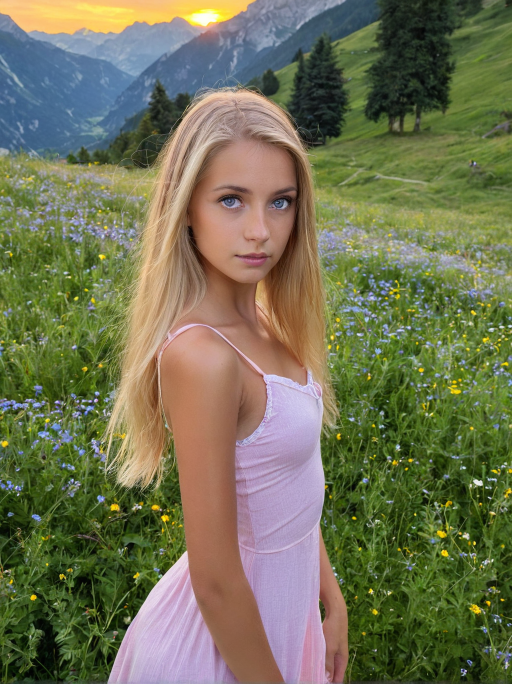
#> input picture image.png, 1024 x 1368 px (shown at 1/2 size)
$ python -i preptest.py   (imports and definitions only)
#> lines starting #> are read from the running program, lines starting #| are printed output that depends on the picture
import cv2
import numpy as np
import random
from noise import pnoise2
from PIL import Image, ImageFilter

# [1 line not run here, left out]
extend_sides=[0, 384, 0, 384]

def generate_displacement_map(shape, scale=100, octaves=4, seed=None, strength=10):
    height, width = shape
    if seed is None:
        seed = random.randint(0, 1_000_000)
    rng = random.Random(seed)
    offset_x = rng.uniform(-1000, 1000)
    offset_y = rng.uniform(-1000, 1000)

    # Create coordinate grids
    y_indices, x_indices = np.meshgrid(np.arange(height), np.arange(width), indexing='ij')
    nx = (x_indices + offset_x) / scale
    ny = (y_indices + offset_y) / scale

    # pnoise2 does not support vectorized input, so we wrap it with np.vectorize.
    v_noise = np.vectorize(lambda a, b: pnoise2(a, b, octaves=octaves))
    angles = v_noise(nx, ny) * 2 * np.pi

    dx = np.cos(angles) * strength
    dy = np.sin(angles) * strength
    return dx.astype(np.float32), dy.astype(np.float32)

# [57 lines left out: functions apply_displacement, fbm, pattern, generate_pattern_noise, not called in this run]

def stir_outpaint_colors(input_path, output_path, extend_sides=[64, 64, 64, 64]):
    # === Hardcoded parameters ===
#> called with input_path = 'image.png', output_path = 'out.png'
    scale = 100
    octaves = 4
    strength = 12
    seed = random.randint(0, 1_000_000)
    overlay_opacity = 0.5
    auto_mask = True
    mask_output_path = "mask_output.png"
    mask_overlap = 60
    mask_blur = 120
    noise_overlap = 40
    noise_blur = 80

    top, right, bottom, left = extend_sides

    image = cv2.imread(input_path)
#> image is the input picture: shape (1368, 1024, 3); mean B, G, R 84.2, 114.6, 113.9
    if image is None:
        raise FileNotFoundError("Image not found.")

    h, w = image.shape[:2]
#> h = 1368; w = 1024
    extended = cv2.copyMakeBorder(image, top, bottom, left, right, cv2.BORDER_REPLICATE)
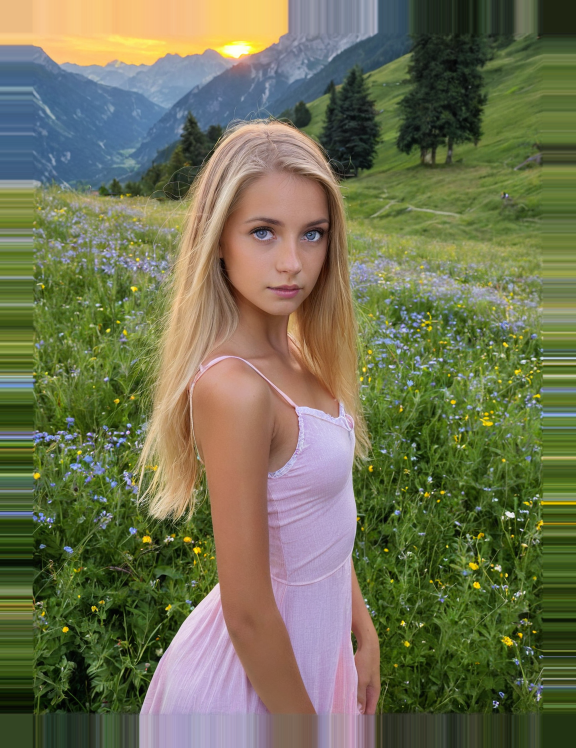
#> extended: shape (1496, 1152, 3) (shown at 1/2 size); mean B, G, R 82.9, 114, 112.3
    full_h, full_w = extended.shape[:2]
#> full_h = 1496; full_w = 1152

    # === Create mask ===
    mask = np.zeros((full_h, full_w), dtype=np.float32)
    if top > 0:
        mask[:top + mask_overlap, :] = 1.0
    if bottom > 0:
        mask[-(bottom + mask_overlap):, :] = 1.0
    if left > 0:
        mask[:, :left + mask_overlap] = 1.0
    if right > 0:
        mask[:, -(right + mask_overlap):] = 1.0

    # Ensure the kernel size is odd for GaussianBlur.
    fade_kernel = mask_blur if mask_blur % 2 == 1 else mask_blur + 1
    mask_blurred = cv2.GaussianBlur(mask, (fade_kernel, fade_kernel), mask_blur)

    if auto_mask:
        mask_image = (mask_blurred * 255).astype(np.uint8)
        cv2.imwrite(mask_output_path, mask_image)
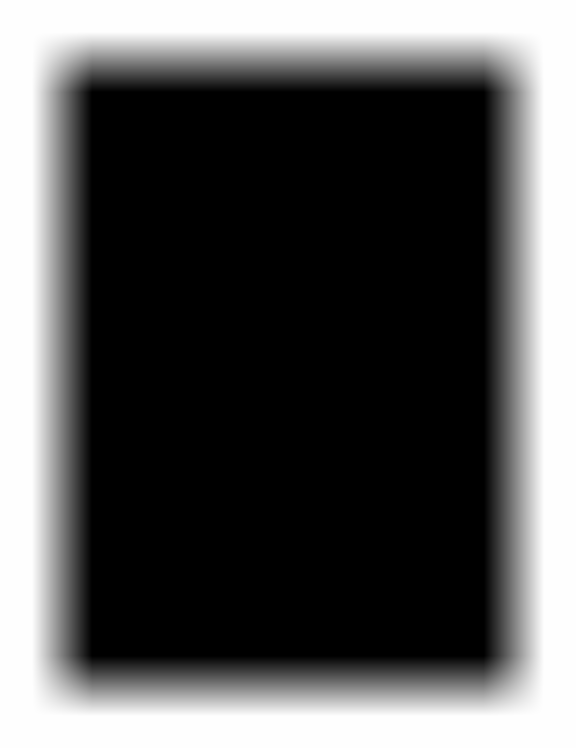
#> saved as mask_output.png: shape (1496, 1152) (shown at 1/2 size); min 0, max 254, mean 87.7
        print(f"✅ Saved black and white mask to {mask_output_path}")

    dx, dy = generate_displacement_map(mask.shape, scale, octaves, seed, strength)
    warped = apply_displacement(extended, dx, dy)

    mask_3ch = np.stack([mask_blurred] * 3, axis=2)
    final = (warped * mask_3ch + extended * (1 - mask_3ch)).astype(np.uint8)

    # === Overlay noise ===
    pattern_img = generate_pattern_noise((full_w, full_h), seed=seed)
    pattern_np = np.array(pattern_img)
    pattern_np = cv2.cvtColor(pattern_np, cv2.COLOR_RGB2BGR)

    overlay_mask = np.zeros((full_h, full_w), dtype=np.float32)
    if top > 0:
        overlay_mask[:top + noise_overlap, :] = 1.0
    if bottom > 0:
        overlay_mask[-(bottom + noise_overlap):, :] = 1.0
    if left > 0:
        overlay_mask[:, :left + noise_overlap] = 1.0
    if right > 0:
        overlay_mask[:, -(right + noise_overlap):] = 1.0

    overlay_kernel = noise_blur if noise_blur % 2 == 1 else noise_blur + 1
    overlay_mask = cv2.GaussianBlur(overlay_mask, (overlay_kernel, overlay_kernel), noise_blur)
    overlay_mask_3ch = np.stack([overlay_mask] * 3, axis=2)

    alpha = overlay_mask_3ch * overlay_opacity
    final = (final * (1 - alpha) + pattern_np * alpha).astype(np.uint8)

    cv2.imwrite(output_path, final)
    print(f"✅ Saved stirred image with seed {seed} to {output_path}")

    return image, mask

# Run the function with the specified parameters.
# [1 line not run here, left out]

#> (the run stopped early here; a loop or call above may not have finished)
